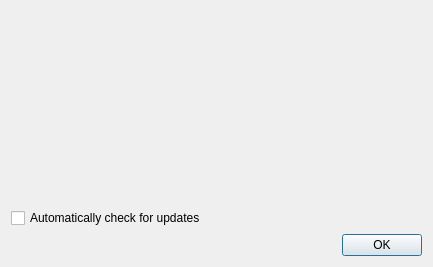
<?xml version="1.0" encoding="UTF-8"?>
<ui version="4.0">
 <class>CheckForUpdates</class>
 <widget class="QDialog" name="CheckForUpdates">
  <property name="geometry">
   <rect>
    <x>0</x>
    <y>0</y>
    <width>433</width>
    <height>267</height>
   </rect>
  </property>
  <property name="windowTitle">
   <string>Checking for Updates...</string>
  </property>
  <property name="modal">
   <bool>true</bool>
  </property>
  <layout class="QVBoxLayout">
   <item>
    <widget class="QTextBrowser" name="WebView">
     <property name="palette">
      <palette>
       <active>
        <colorrole role="Base">
         <brush brushstyle="SolidPattern">
          <color alpha="0">
           <red>255</red>
           <green>255</green>
           <blue>255</blue>
          </color>
         </brush>
        </colorrole>
       </active>
       <inactive>
        <colorrole role="Base">
         <brush brushstyle="SolidPattern">
          <color alpha="0">
           <red>255</red>
           <green>255</green>
           <blue>255</blue>
          </color>
         </brush>
        </colorrole>
       </inactive>
       <disabled>
        <colorrole role="Base">
         <brush brushstyle="SolidPattern">
          <color alpha="255">
           <red>237</red>
           <green>237</green>
           <blue>237</blue>
          </color>
         </brush>
        </colorrole>
       </disabled>
      </palette>
     </property>
     <property name="frameShape">
      <enum>QFrame::NoFrame</enum>
     </property>
    </widget>
   </item>
   <item>
    <widget class="QCheckBox" name="AutoCheckUpdates">
     <property name="text">
      <string>Automatically check for updates</string>
     </property>
    </widget>
   </item>
   <item>
    <widget class="QDialogButtonBox" name="buttonBox">
     <property name="standardButtons">
      <set>QDialogButtonBox::Ok</set>
     </property>
    </widget>
   </item>
  </layout>
 </widget>
 <tabstops>
  <tabstop>buttonBox</tabstop>
 </tabstops>
 <resources/>
 <connections>
  <connection>
   <sender>buttonBox</sender>
   <signal>accepted()</signal>
   <receiver>CheckForUpdates</receiver>
   <slot>accept()</slot>
   <hints>
    <hint type="sourcelabel">
     <x>268</x>
     <y>263</y>
    </hint>
    <hint type="destinationlabel">
     <x>286</x>
     <y>227</y>
    </hint>
   </hints>
  </connection>
  <connection>
   <sender>buttonBox</sender>
   <signal>rejected()</signal>
   <receiver>CheckForUpdates</receiver>
   <slot>reject()</slot>
   <hints>
    <hint type="sourcelabel">
     <x>224</x>
     <y>260</y>
    </hint>
    <hint type="destinationlabel">
     <x>236</x>
     <y>209</y>
    </hint>
   </hints>
  </connection>
 </connections>
</ui>
